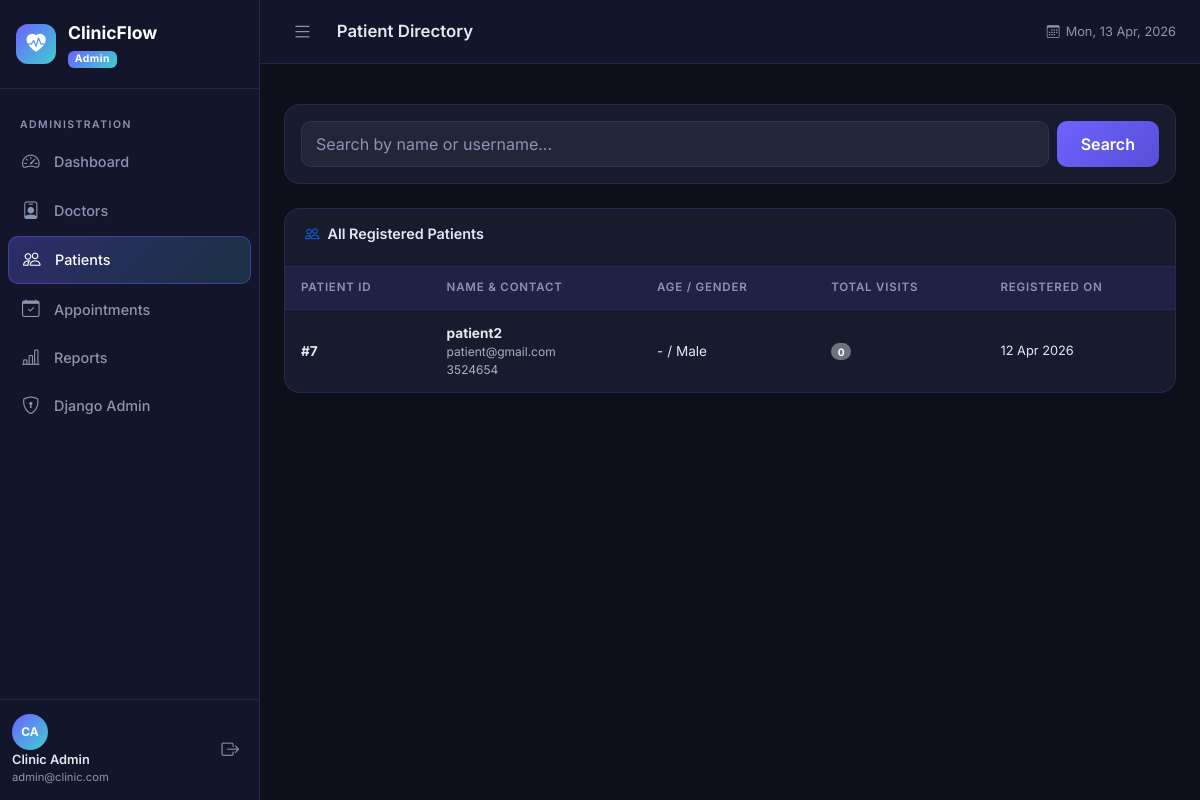
Page /admin-panel/patients/ (signed in) on the committed database.
### accounts/models.py (models this page shows, shortened)
class User(AbstractUser):
    is_patient = models.BooleanField(default=False)
    is_doctor = models.BooleanField(default=False)
    is_admin_user = models.BooleanField(default=False)
    def get_role(self):
        if self.is_superuser or self.is_admin_user:
            return 'Admin'
        if self.is_doctor:
            return 'Doctor'
        if self.is_patient:
            return 'Patient'
        return 'Unknown'

### patients/models.py (models this page shows, shortened)
class PatientProfile(models.Model):
    user = models.OneToOneField(User, on_delete=models.CASCADE, related_name='patient_profile')
    date_of_birth = models.DateField(null=True, blank=True)
    gender = models.CharField(max_length=1, choices=GENDER_CHOICES, blank=True)
    contact_number = models.CharField(max_length=15, blank=True)
    address = models.TextField(blank=True)
    blood_group = models.CharField(max_length=5, blank=True)
    medical_history = models.TextField(
        blank=True,
        help_text='Chronic conditions, past surgeries, allergies, etc.'
    )
    emergency_contact = models.CharField(max_length=15, blank=True)
    created_at = models.DateTimeField(auto_now_add=True)
    updated_at = models.DateTimeField(auto_now=True)
    @property
    def age(self):
        if self.date_of_birth:
            from datetime import date
            today = date.today()
            return today.year - self.date_of_birth.year - (
                (today.month, today.day) < (self.date_of_birth.month, self.date_of_birth.day)
            )
        return None

### patients/admin_views.py (the view)
    def wrapper(request, *args, **kwargs):
        if not request.user.is_authenticated or (
            not request.user.is_superuser and not request.user.is_admin_user
        ):
            from django.http import HttpResponseForbidden
            return HttpResponseForbidden("Admin access required.")
        return view_func(request, *args, **kwargs)

### patients/admin_views.py (called while the page is built, shortened)
def admin_required(view_func):
    def wrapper(request, *args, **kwargs):
        if not request.user.is_authenticated or (
            not request.user.is_superuser and not request.user.is_admin_user
        ):
            from django.http import HttpResponseForbidden
            return HttpResponseForbidden("Admin access required.")
        return view_func(request, *args, **kwargs)
    return login_required(wrapper)

@admin_required
def manage_patients(request):
    search = request.GET.get('q', '')
    patients = PatientProfile.objects.select_related('user').annotate(
        appt_count=Count('appointments')
    ).order_by('-created_at')
    return render(request, 'admin_panel/patients.html', {
        'patients': patients, 'search': search
    })

### templates/admin_panel/patients.html (shortened to what this page needs)
{% extends 'base.html' %}
{% block page_title %}Patient Directory{% endblock %}
{% block content %}
<div class="clinic-card mb-4">
  <div class="clinic-card-body p-3">
    <form method="get" class="d-flex gap-2">
      <input type="text" name="q" class="form-control" placeholder="Search by name or username..." value="{{ search }}">
      <button type="submit" class="btn btn-primary-grad px-4">Search</button>
    </form>
  </div>
</div>
<div class="clinic-card">
  <div class="clinic-card-header">
    <h5 class="clinic-card-title"><i class="bi bi-people text-primary"></i> All Registered Patients</h5>
  </div>
  <div class="clinic-card-body p-0">
    <div class="table-responsive">
      <table class="clinic-table">
        <thead>
          <tr>
            <th>Patient ID</th>
            <th>Name & Contact</th>
            <th>Age / Gender</th>
            <th>Total Visits</th>
            <th>Registered On</th>
          </tr>
        </thead>
        <tbody>
          {% for p in patients %}
          <tr>
            <td class="fw-bold">#{{ p.user.id }}</td>
            <td>
              <div class="fw-bold">{{ p.user.get_full_name|default:p.user.username }}</div>
              <div class="text-muted" style="font-size:0.75rem">{{ p.user.email }} <br> {{ p.contact_number }}</div>
            </td>
            <td>{{ p.age|default:"-" }} / {{ p.get_gender_display|default:"-" }}</td>
            <td><span class="badge bg-secondary rounded-pill">{{ p.appt_count }}</span></td>
            <td style="font-size:0.8rem">{{ p.created_at|date:"d M Y" }}</td>
          </tr>
          {% empty %}
          <tr><td colspan="5" class="text-center py-5 text-muted">No patients found.</td></tr>
          {% endfor %}
        </tbody>
      </table>
    </div>
  </div>
</div>
{% endblock %}

### templates/base.html (shortened to what this page needs)
{% load static %}
<!DOCTYPE html>
<html lang="en" data-bs-theme="dark">
<head>
  <link href="https://cdn.jsdelivr.net/npm/bootstrap@5.3.3/dist/css/bootstrap.min.css" rel="stylesheet" />
  <link href="https://cdn.jsdelivr.net/npm/bootstrap-icons@1.11.3/font/bootstrap-icons.min.css" rel="stylesheet" />
  <link href="{% static 'css/style.css' %}" rel="stylesheet" />
</head>
<body>
{% if user.is_authenticated %}
<div class="app-wrapper">
  <aside class="sidebar" id="sidebar">
    <div class="sidebar-brand">
      <div class="brand-icon"><i class="bi bi-heart-pulse-fill"></i></div>
      <div class="brand-text">
        <span class="brand-name">ClinicFlow</span>
        <span class="brand-role badge">{{ user.get_role }}</span>
      </div>
    </div>
    <nav class="sidebar-nav">
      {% if user.is_superuser or user.is_admin_user %}
        <div class="nav-section">Administration</div>
        <a href="{% url 'admin_panel:dashboard' %}" class="nav-link {% if request.resolver_match.namespace == 'admin_panel' and request.resolver_match.url_name == 'dashboard' %}active{% endif %}">
          <i class="bi bi-speedometer2"></i> Dashboard
        </a>
        <a href="{% url 'admin_panel:doctors' %}" class="nav-link {% if request.resolver_match.url_name == 'doctors' %}active{% endif %}">
          <i class="bi bi-person-badge"></i> Doctors
        </a>
        <a href="{% url 'admin_panel:patients' %}" class="nav-link {% if request.resolver_match.url_name == 'patients' %}active{% endif %}">
          <i class="bi bi-people"></i> Patients
        </a>
        <a href="{% url 'admin_panel:appointments' %}" class="nav-link {% if request.resolver_match.url_name == 'appointments' %}active{% endif %}">
          <i class="bi bi-calendar-check"></i> Appointments
        </a>
        <a href="{% url 'admin_panel:reports' %}" class="nav-link {% if request.resolver_match.url_name == 'reports' %}active{% endif %}">
          <i class="bi bi-bar-chart-line"></i> Reports
        </a>
        <a href="/admin/" class="nav-link">
          <i class="bi bi-shield-lock"></i> Django Admin
        </a>
      {% endif %}
    </nav>
    <div class="sidebar-footer">
      <div class="user-info">
        <div class="user-avatar">{{ user.first_name|first|upper }}{{ user.last_name|first|upper }}</div>
        <div>
          <div class="user-name">{{ user.get_full_name|default:user.username }}</div>
          <div class="user-email">{{ user.email|truncatechars:22 }}</div>
        </div>
      </div>
      <a href="{% url 'accounts:logout' %}" class="logout-btn">
        <i class="bi bi-box-arrow-right"></i>
      </a>
    </div>
  </aside>
  <main class="main-content">
    <header class="topbar">
      <button class="sidebar-toggle" id="sidebarToggle">
        <i class="bi bi-list"></i>
      </button>
      <div class="topbar-title">{% block page_title %}Dashboard{% endblock %}</div>
      <div class="topbar-right">
        <span class="topbar-date"><i class="bi bi-calendar3"></i> <span id="topbar-date"></span></span>
      </div>
    </header>
    <div class="alert-container">
    </div>
    <div class="page-content">
{% endif %}
  {% block content %}{% endblock %}
{% if user.is_authenticated %}
    </div>
  </main>
</div>
{% else %}
</div>
{% endif %}
</body>
</html>

### rows in the picture
User: get_role "Admin", first_name|first "C", last_name|first "A", get_full_name "Clinic Admin", email "admin@clinic.com"
PatientProfile: user.id "7", user.get_full_name "patient2", user.email "patient@gmail.com", contact_number "3524654", age "-", gender "Male", appt_count "0", created_at "12 Apr 2026"
